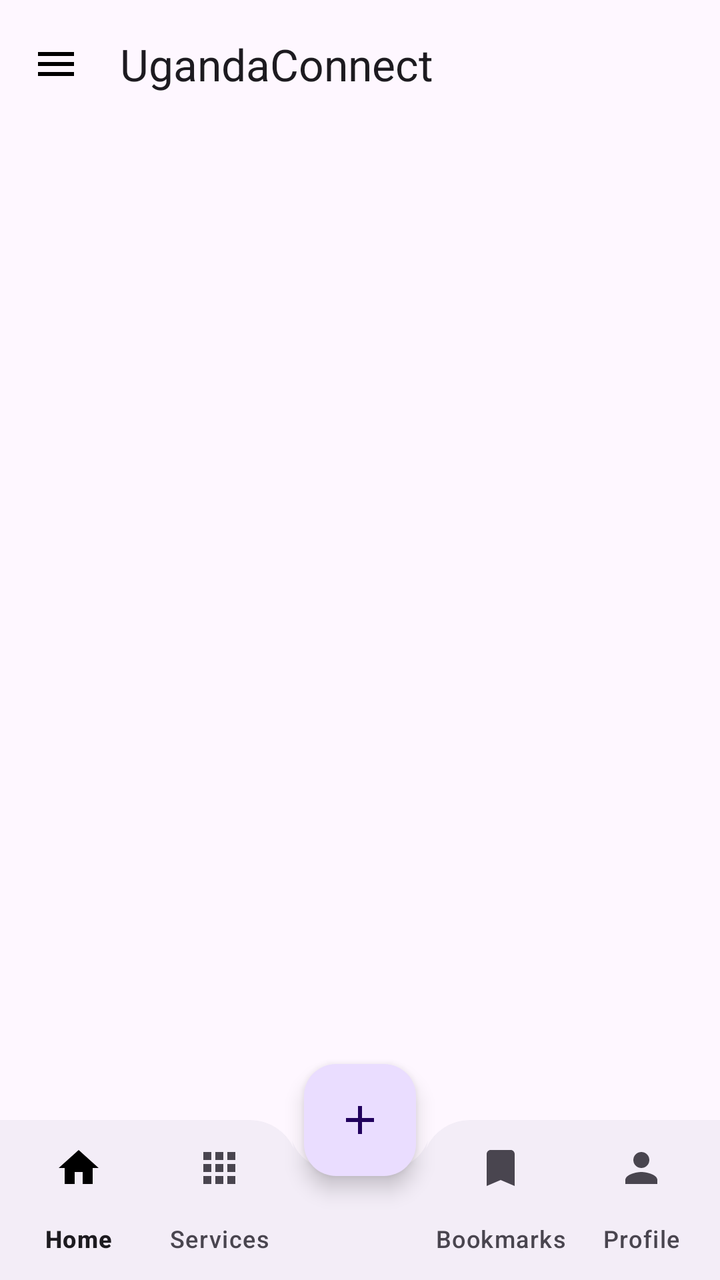
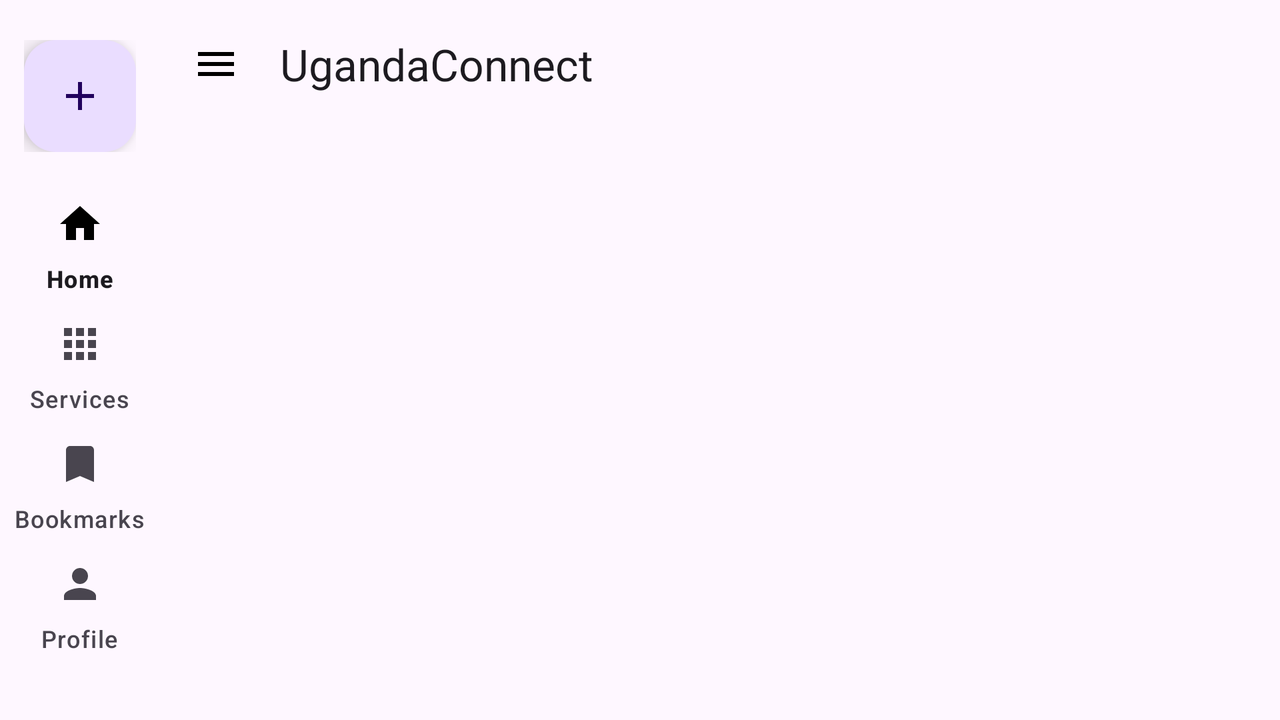

The same Android screen from two of the app's own layout files: first res/layout/ as a phone draws it, then the repository's variant for another configuration, drawn on a device whose configuration selects that folder. Both files follow.
<!-- AndroidManifest.xml: application theme Theme.UgandaConnect -->
<!-- res/layout/activity_main.xml -->
<?xml version="1.0" encoding="utf-8"?>
<androidx.drawerlayout.widget.DrawerLayout xmlns:android="http://schemas.android.com/apk/res/android"
    xmlns:app="http://schemas.android.com/apk/res-auto"
    android:id="@+id/drawer_layout"
    android:layout_width="match_parent"
    android:layout_height="match_parent">

    <androidx.coordinatorlayout.widget.CoordinatorLayout
        android:layout_width="match_parent"
        android:layout_height="match_parent">

        
        <com.google.android.material.appbar.AppBarLayout
            android:id="@+id/app_bar_layout"
            android:layout_width="match_parent"
            android:layout_height="wrap_content"
            android:fitsSystemWindows="true"
            app:liftOnScroll="false">

            
            <com.google.android.material.appbar.MaterialToolbar
                android:id="@+id/toolbar"
                android:layout_width="match_parent"
                android:layout_height="?attr/actionBarSize"
                app:layout_scrollFlags="scroll|enterAlways|snap"
                app:navigationContentDescription="@string/open_menu"
                app:navigationIcon="@drawable/ic_menu"
                app:title="@string/app_name" />
        </com.google.android.material.appbar.AppBarLayout>

        
        <FrameLayout
            android:id="@+id/fragment_container"
            android:layout_width="match_parent"
            android:layout_height="match_parent"
            app:layout_behavior="@string/appbar_scrolling_view_behavior" />

        
        <com.google.android.material.bottomappbar.BottomAppBar
            android:id="@+id/bottom_app_bar"
            android:layout_width="match_parent"
            android:layout_height="wrap_content"
            android:layout_gravity="bottom"
            app:contentInsetEnd="0dp"
            app:contentInsetStart="0dp"
            app:fabAlignmentMode="center"
            app:fabAnchorMode="cradle"
            app:fabCradleMargin="8dp"
            app:fabCradleRoundedCornerRadius="24dp"
            app:fabCradleVerticalOffset="0dp">

            <com.google.android.material.bottomnavigation.BottomNavigationView
                android:id="@+id/bottom_nav"
                android:layout_width="match_parent"
                android:layout_height="wrap_content"
                android:background="@android:color/transparent"
                app:elevation="0dp"
                app:labelVisibilityMode="labeled"
                app:menu="@menu/bottom_nav_menu" />
        </com.google.android.material.bottomappbar.BottomAppBar>

        
        <com.google.android.material.floatingactionbutton.FloatingActionButton
            android:id="@+id/fab"
            android:layout_width="wrap_content"
            android:layout_height="wrap_content"
            android:contentDescription="@string/report_issue"
            android:src="@drawable/ic_add"
            app:layout_anchor="@id/bottom_app_bar" />
    </androidx.coordinatorlayout.widget.CoordinatorLayout>

    
    <com.google.android.material.navigation.NavigationView
        android:id="@+id/nav_view"
        android:layout_width="wrap_content"
        android:layout_height="match_parent"
        android:layout_gravity="start"
        app:headerLayout="@layout/nav_header"
        app:menu="@menu/drawer_menu" />
</androidx.drawerlayout.widget.DrawerLayout>
<!-- res/layout/nav_header.xml (included above) -->
<?xml version="1.0" encoding="utf-8"?>
<LinearLayout xmlns:android="http://schemas.android.com/apk/res/android"
    android:layout_width="match_parent"
    android:layout_height="150dp"
    android:background="@color/uganda_black"
    android:gravity="bottom"
    android:orientation="vertical"
    android:padding="16dp">

    <TextView
        android:layout_width="wrap_content"
        android:layout_height="wrap_content"
        android:text="@string/app_name"
        android:textColor="@color/uganda_yellow"
        android:textSize="24sp"
        android:textStyle="bold" />

    <TextView
        android:layout_width="wrap_content"
        android:layout_height="wrap_content"
        android:text="@string/nav_header_subtitle"
        android:textColor="@color/white"
        android:textSize="14sp" />
</LinearLayout>
<!-- resources referenced by this layout -->
<resources>
  <color name="uganda_black">#FF000000</color>
  <color name="uganda_yellow">#FFFCDC04</color>
  <color name="white">#FFFFFFFF</color>
  <!-- drawable ic_add (drawable) -->
  <?xml version="1.0" encoding="utf-8"?>
  <vector xmlns:android="http://schemas.android.com/apk/res/android"
      android:width="24dp"
      android:height="24dp"
      android:viewportWidth="24"
      android:viewportHeight="24"
      android:tint="#000000">
      <path
          android:fillColor="#FF000000"
          android:pathData="M19,13h-6v6h-2v-6H5v-2h6V5h2v6h6v2z" />
  </vector>
  <!-- drawable ic_menu (drawable) -->
  <?xml version="1.0" encoding="utf-8"?>
  <vector xmlns:android="http://schemas.android.com/apk/res/android"
      android:width="24dp"
      android:height="24dp"
      android:viewportWidth="24"
      android:viewportHeight="24"
      android:tint="#000000">
      <path
          android:fillColor="#FF000000"
          android:pathData="M3,18h18v-2H3v2zm0-5h18v-2H3v2zm0-7v2h18V6H3z" />
  </vector>
  <string name="app_name">UgandaConnect</string>
  <string name="nav_header_subtitle">Government services in one app</string>
  <string name="open_menu">Open menu</string>
  <string name="report_issue">Report Issue</string>
  <style name="Theme.UgandaConnect" parent="Theme.Material3.Light.NoActionBar">
          <item name="colorPrimary">@color/uganda_black</item>
          <item name="colorOnPrimary">@color/uganda_yellow</item>
          <item name="colorSecondary">@color/uganda_red</item>
          <item name="colorSecondaryContainer">#FFF1A8</item>
          <item name="colorOnSecondaryContainer">@color/uganda_black</item>
          <item name="android:statusBarColor">@color/uganda_black</item>
      </style>
  <color name="uganda_red">#FFD90000</color>
</resources>
<!-- res/layout-w600dp/activity_main.xml (the repository's variant of the layout above) -->
<!-- drawn on the phone turned sideways -->
<?xml version="1.0" encoding="utf-8"?>
<androidx.drawerlayout.widget.DrawerLayout xmlns:android="http://schemas.android.com/apk/res/android"
    xmlns:app="http://schemas.android.com/apk/res-auto"
    android:id="@+id/drawer_layout"
    android:layout_width="match_parent"
    android:layout_height="match_parent">

    <LinearLayout
        android:layout_width="match_parent"
        android:layout_height="match_parent"
        android:orientation="horizontal">

        
        <com.google.android.material.navigationrail.NavigationRailView
            android:id="@+id/nav_rail"
            android:layout_width="wrap_content"
            android:layout_height="match_parent"
            app:headerLayout="@layout/rail_header"
            app:labelVisibilityMode="labeled"
            app:menu="@menu/rail_menu" />

        <androidx.coordinatorlayout.widget.CoordinatorLayout
            android:layout_width="0dp"
            android:layout_height="match_parent"
            android:layout_weight="1">

            <com.google.android.material.appbar.AppBarLayout
                android:id="@+id/app_bar_layout"
                android:layout_width="match_parent"
                android:layout_height="wrap_content"
                android:fitsSystemWindows="true"
                app:liftOnScroll="false">

                <com.google.android.material.appbar.MaterialToolbar
                    android:id="@+id/toolbar"
                    android:layout_width="match_parent"
                    android:layout_height="?attr/actionBarSize"
                    app:layout_scrollFlags="scroll|enterAlways|snap"
                    app:navigationContentDescription="@string/open_menu"
                    app:navigationIcon="@drawable/ic_menu"
                    app:title="@string/app_name" />
            </com.google.android.material.appbar.AppBarLayout>

            <FrameLayout
                android:id="@+id/fragment_container"
                android:layout_width="match_parent"
                android:layout_height="match_parent"
                app:layout_behavior="@string/appbar_scrolling_view_behavior" />
        </androidx.coordinatorlayout.widget.CoordinatorLayout>
    </LinearLayout>

    <com.google.android.material.navigation.NavigationView
        android:id="@+id/nav_view"
        android:layout_width="wrap_content"
        android:layout_height="match_parent"
        android:layout_gravity="start"
        app:headerLayout="@layout/nav_header"
        app:menu="@menu/drawer_menu" />
</androidx.drawerlayout.widget.DrawerLayout>
<!-- res/layout/rail_header.xml (included above) -->
<?xml version="1.0" encoding="utf-8"?>
<FrameLayout xmlns:android="http://schemas.android.com/apk/res/android"
    android:layout_width="wrap_content"
    android:layout_height="wrap_content"
    android:padding="12dp">

    <com.google.android.material.floatingactionbutton.FloatingActionButton
        android:id="@+id/fab"
        android:layout_width="wrap_content"
        android:layout_height="wrap_content"
        android:contentDescription="@string/report_issue"
        android:src="@drawable/ic_add" />
</FrameLayout>
